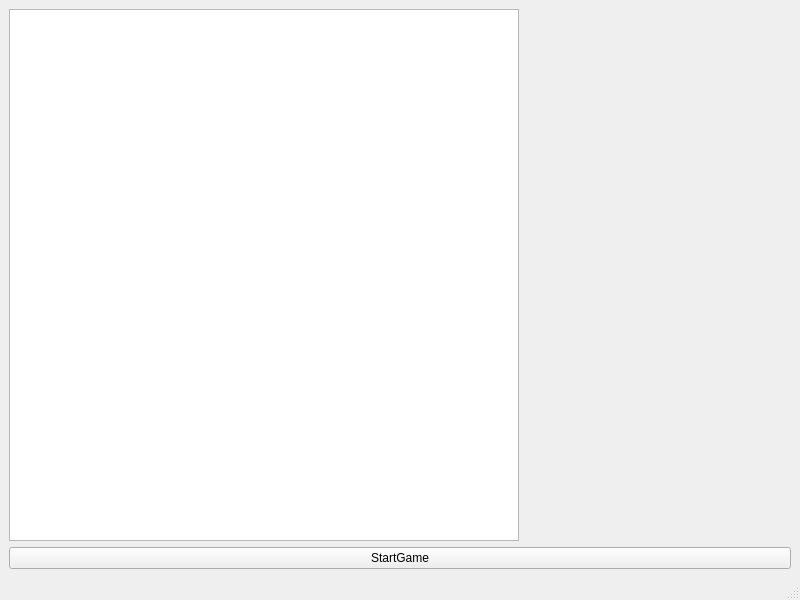
<?xml version="1.0" encoding="UTF-8"?>
<ui version="4.0">
 <class>MainWindow</class>
 <widget class="QMainWindow" name="MainWindow">
  <property name="geometry">
   <rect>
    <x>0</x>
    <y>0</y>
    <width>800</width>
    <height>600</height>
   </rect>
  </property>
  <property name="windowTitle">
   <string>MainWindow</string>
  </property>
  <widget class="QWidget" name="centralwidget">
   <layout class="QVBoxLayout" name="verticalLayout">
    <item>
     <widget class="QGraphicsView" name="graphicsView">
      <property name="maximumSize">
       <size>
        <width>510</width>
        <height>810</height>
       </size>
      </property>
     </widget>
    </item>
    <item>
     <widget class="QPushButton" name="pushButton">
      <property name="text">
       <string>StartGame</string>
      </property>
     </widget>
    </item>
   </layout>
  </widget>
  <widget class="QMenuBar" name="menubar">
   <property name="geometry">
    <rect>
     <x>0</x>
     <y>0</y>
     <width>800</width>
     <height>22</height>
    </rect>
   </property>
  </widget>
  <widget class="QStatusBar" name="statusbar"/>
 </widget>
 <resources/>
 <connections/>
</ui>
